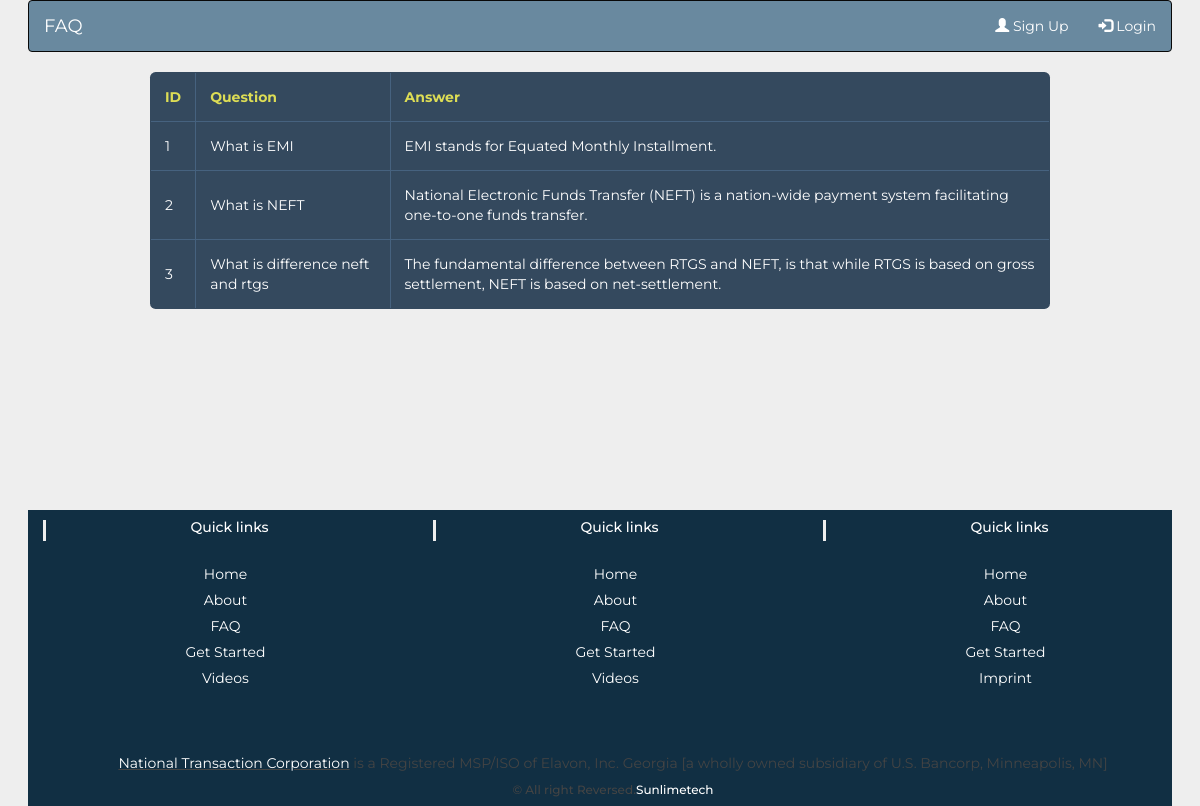
Page /selection.php on the committed database.
### tables this page shows
CREATE TABLE `faq` (
  `Eid` int(100) NOT NULL,
  `Question` varchar(2000) NOT NULL,
  `Answer` varchar(2000) NOT NULL
);

### selection.php (the view, shortened to what this page needs)
<?php
  $con=mysqli_connect('localhost','root','','Project');
    $records=mysqli_query($con,"select * from faq");
?>
<!DOCTYPE html>
<html>
<head>
<link rel="stylesheet" href="https://maxcdn.bootstrapcdn.com/bootstrap/3.4.0/css/bootstrap.min.css">
</head>
<body>
	<div>
	<nav class="navbar navbar-inverse" style="background-color:#69899f;">
  <div class="container-fluid">
    <div class="navbar-header">
      <a class="navbar-brand" href="#" style="color: white; ">FAQ</a>
    </div>
    <ul class="nav navbar-nav navbar-right">
      <li ><a href="#" style="color: white;"><span class="glyphicon glyphicon-user"></span> Sign Up</a></li>
      <li><a href="#" style="color: white;"><span class="glyphicon glyphicon-log-in"></span> Login</a></li>
    </ul>
  </div>
</nav>
</div>
	<table width="600" border="1" cellpadding="1" cellspacing="1" class="rwd-table">
		<tr>
			<th>ID</th>
			<th>Question</th>
			<th>Answer</th>
		</tr>
		<?php
            while ($employee=mysqli_fetch_assoc($records)) {
                    echo "<tr>";
            	    echo "<td>".$employee['Eid'] ."</td>";
            	    echo "<td>".$employee['Question'] ."</td>";
            	    echo "<td>".$employee['Answer'] ."</td>";
            	    echo "</tr>";
            }
		?>
	</table>
<section id="footer">
		<div class="container">
			<div class="row text-center text-xs-center text-sm-left text-md-left">
				<div class="col-xs-12 col-sm-4 col-md-4">
					<h5>Quick links</h5>
					<ul class="list-unstyled quick-links">
						<li><a href="javascript:void();"><i class="fa fa-angle-double-right"></i>Home</a></li>
						<li><a href="javascript:void();"><i class="fa fa-angle-double-right"></i>About</a></li>
						<li><a href="javascript:void();"><i class="fa fa-angle-double-right"></i>FAQ</a></li>
						<li><a href="javascript:void();"><i class="fa fa-angle-double-right"></i>Get Started</a></li>
						<li><a href="javascript:void();"><i class="fa fa-angle-double-right"></i>Videos</a></li>
					</ul>
				</div>
				<div class="col-xs-12 col-sm-4 col-md-4">
					<h5>Quick links</h5>
					<ul class="list-unstyled quick-links">
						<li><a href="javascript:void();"><i class="fa fa-angle-double-right"></i>Home</a></li>
						<li><a href="javascript:void();"><i class="fa fa-angle-double-right"></i>About</a></li>
						<li><a href="javascript:void();"><i class="fa fa-angle-double-right"></i>FAQ</a></li>
						<li><a href="javascript:void();"><i class="fa fa-angle-double-right"></i>Get Started</a></li>
						<li><a href="javascript:void();"><i class="fa fa-angle-double-right"></i>Videos</a></li>
					</ul>
				</div>
				<div class="col-xs-12 col-sm-4 col-md-4">
					<h5>Quick links</h5>
					<ul class="list-unstyled quick-links">
						<li><a href="javascript:void();"><i class="fa fa-angle-double-right"></i>Home</a></li>
						<li><a href="javascript:void();"><i class="fa fa-angle-double-right"></i>About</a></li>
						<li><a href="javascript:void();"><i class="fa fa-angle-double-right"></i>FAQ</a></li>
						<li><a href="javascript:void();"><i class="fa fa-angle-double-right"></i>Get Started</a></li>
						<li><a href="https://wwwe.sunlimetech.com" title="Design and developed by"><i class="fa fa-angle-double-right"></i>Imprint</a></li>
					</ul>
				</div>
			</div>
			<div class="row">
				<div class="col-xs-12 col-sm-12 col-md-12 mt-2 mt-sm-5">
					<ul class="list-unstyled list-inline social text-center">
						<li class="list-inline-item"><a href="javascript:void();"><i class="fa fa-facebook"></i></a></li>
						<li class="list-inline-item"><a href="javascript:void();"><i class="fa fa-twitter"></i></a></li>
						<li class="list-inline-item"><a href="javascript:void();"><i class="fa fa-instagram"></i></a></li>
						<li class="list-inline-item"><a href="javascript:void();"><i class="fa fa-google-plus"></i></a></li>
						<li class="list-inline-item"><a href="javascript:void();" target="_blank"><i class="fa fa-envelope"></i></a></li>
					</ul>
				</div>
			</div>
			<div class="row">
				<div class="col-xs-12 col-sm-12 col-md-12 mt-2 mt-sm-2 text-center text-white">
					<p><u><a href="https://www.nationaltransaction.com/">National Transaction Corporation</a></u> is a Registered MSP/ISO of Elavon, Inc. Georgia [a wholly owned subsidiary of U.S. Bancorp, Minneapolis, MN]</p>
					<p class="h6">&copy All right Reversed.<a class="text-green ml-2" href="https://www.sunlimetech.com" target="_blank">Sunlimetech</a></p>
				</div>
			</div>
		</div>
	</section>
</body>
</html>

### selection.php (style rules this page uses)
.rwd-table { margin: 1em 0; min-width: 900px; margin-left:auto; margin-right:auto; }
.rwd-table tr { border-top: 1px solid #ddd; border-bottom: 1px solid #ddd; }
.rwd-table th { display: none; }
.rwd-table td { display: block; }
.rwd-table td:first-child { padding-top: .5em; }
.rwd-table td:last-child { padding-bottom: .5em; }
.rwd-table td:before { content: attr(data-th) ": "; font-weight: bold; width: 9.5em; display: inline-block; }
@media (min-width: 480px) { .rwd-table td:before { display: none; } }
.rwd-table th, .rwd-table td { text-align: left; }
@media (min-width: 480px) { .rwd-table th, .rwd-table td { display: table-cell; padding: .25em .5em; } }
@media (min-width: 480px) { .rwd-table th:first-child, .rwd-table td:first-child { padding-left: 0; } }
@media (min-width: 480px) { .rwd-table th:last-child, .rwd-table td:last-child { padding-right: 0; } }
body { padding: 0 2em; font-family: Montserrat, sans-serif; -webkit-font-smoothing: antialiased; text-rendering: optimizeLegibility; color: #444; background: #eee; }
.rwd-table { background: #34495E; color: #fff; border-radius: .4em; overflow: hidden; }
.rwd-table tr { border-color: #46627f; }
.rwd-table th, .rwd-table td { margin: .5em 1em; }
@media (min-width: 480px) { .rwd-table th, .rwd-table td { padding: 1em !important; } }
.rwd-table th, .rwd-table td:before { color: #dd5; }
#footer { background: #112f43 !important; margin-top: 201px; }
#footer h5 { padding-left: 10px; border-left: 3px solid #eeeeee; padding-bottom: 6px; margin-bottom: 20px; color:#ffffff; }
#footer a { color: #ffffff; text-decoration: none !important; background-color: transparent; -webkit-text-decoration-skip: objects; }
#footer ul.social li { padding: 3px 0; }
#footer ul.social li a, #footer ul.quick-links li a { color:#ffffff; }
#footer ul.quick-links li { padding: 3px 0; -webkit-transition: .5s all ease; -moz-transition: .5s all ease; transition: .5s all ease; }

### rows in the picture
faq: Eid "1", Question "What is EMI", Answer "EMI stands for Equated Monthly Installment."
faq: Eid "2", Question "What is NEFT", Answer "National Electronic Funds Transfer (NEFT) is a nation-wide payment system facilitating one-to-one funds transfer."
faq: Eid "3", Question "What is difference neft and rtgs", Answer "The fundamental difference between RTGS and NEFT, is that while RTGS is based on gross settlement, NEFT is based on net-settlement."
